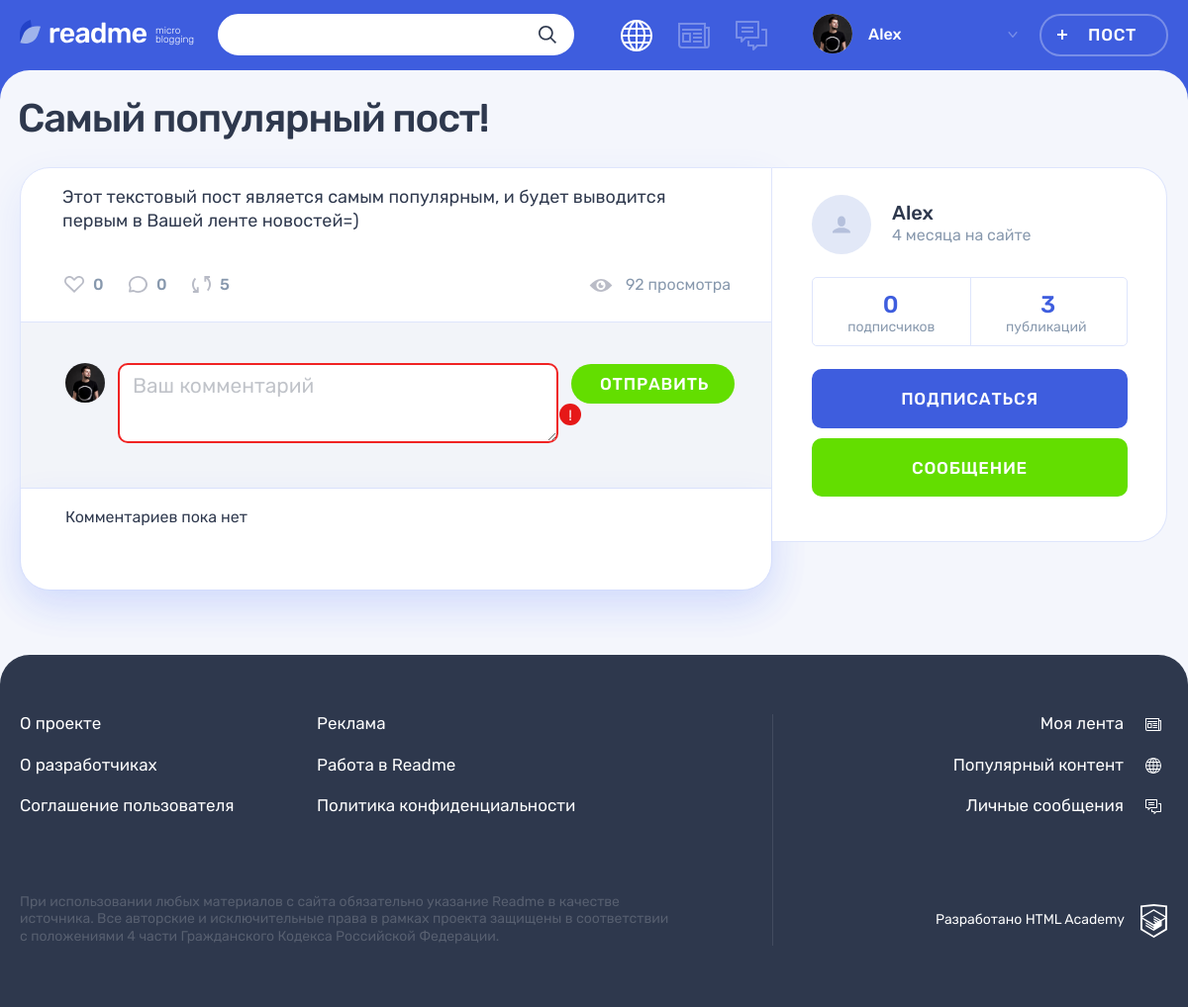
/post.php?id=6, run on the app's committed database.
### tables this page shows
CREATE TABLE posts (
  id INT AUTO_INCREMENT PRIMARY KEY,
  date_create DATETIME NOT NULL,
  title VARCHAR(128) NOT NULL,
  text_content TEXT,
  quote_author TINYTEXT,
  image_url TINYTEXT,
  video_url TINYTEXT,
  link TINYTEXT,
  view_number INT DEFAULT 0,
  user_id INT,
  type_id INT,
  FOREIGN KEY (user_id) REFERENCES users (id),
  FOREIGN KEY (type_id) REFERENCES type_contents (id)
);

CREATE TABLE users (
  id INT AUTO_INCREMENT PRIMARY KEY,
  date_registration DATETIME NOT NULL,
  email CHAR(128) NOT NULL UNIQUE,
  login CHAR(128) NOT NULL UNIQUE,
  password CHAR(128) NOT NULL,
  avatar_url TINYTEXT
);

### templates/post-details.php (the view, shortened to what the rows shown need)
<main class="page__main page__main--publication">
    <div class="container">
        <h1 class="page__title page__title--publication"><?= $info['title']; ?></h1>
        <section class="post-details">
            <div class="post-details__wrapper post-<?= $info['post_type']; ?>">
                <div class="post-details__main-block post post--details">
                    <?php if (isset($post)) : ?>
                        <?=$post; ?>
                    <?php endif; ?>
                </div>
                <div class="post-details__user user">
                    <div class="post-details__user-info user__info">
                        <div class="post-details__name-wrapper user__name-wrapper">
                            <a class="post-details__name user__name" href="#">
                                <span><?=$info['login'];?></span>
                            </a>
                        </div>
                    </div>
                </div>
            </div>
        </section>
    </div>
</main>

### templates/text.php
<div class="post__main">
    <?php if (isset($post['short_text'])) :?>
        <p><?=$post['short_text']; ?></p>
        <a class="post-text__more-link" href="#">Читать далее</a>
    <?php else : ?>
        <p><?=$post['text_content']; ?></p>
    <?php endif?>
</div>

### templates/layout.php (shortened to what the rows shown need)
<!DOCTYPE html>
<html lang="ru">
<head>
    <link rel="stylesheet" href="css/main.css">
</head>
<body class="page">
<header class="header">
    <div class="header__wrapper container">
        <div class="header__nav-wrapper">
            <?php if ($is_auth === 1):?>
                <nav class="header__nav">
                    <ul class="header__my-nav">
                        <li class="header__my-page header__my-page--popular">
                            <a class="header__page-link header__page-link--active" title="Популярный контент">
                            </a>
                        </li>
                        <li class="header__my-page header__my-page--feed">
                            <a class="header__page-link" href="feed.html" title="Моя лента">
                            </a>
                        </li>
                        <li class="header__my-page header__my-page--messages">
                            <a class="header__page-link" href="messages.html" title="Личные сообщения">
                            </a>
                        </li>
                    </ul>
                    <ul class="header__user-nav">
                        <li class="header__profile">
                            <a class="header__profile-link" href="#">
                                <div class="header__avatar-wrapper">
                                    <img class="header__profile-avatar" src="img/userpic-medium.jpg" alt="Аватар профиля">
                                </div>
                                <div class="header__profile-name">
                                    <span>
                                        <?=$user_name;?>
                                    </span>
                                    <svg class="header__link-arrow" width="10" height="6">
                                        <use xlink:href="#icon-arrow-right-ad"></use>
                                    </svg>
                                </div>
                            </a>
                        </li>
                        <li>
                            <a class="header__post-button button button--transparent" href="adding-post.html">Пост</a>
                        </li>
                    </ul>
                </nav>
            <?php endif;?>
        </div>
    </div>
</header>
    <?=$content;?>
</body>
</html>

### data on the page
posts: user.login "Alex", title "Самый популярный пост!", text_content "Этот текстовый пост является самым популярным, и будет выводится первым в Вашей ленте новостей=)"

### other printed values
$likes_count "0"
$comments_count "0"
$info['view_number'] "92 просмотра"
$info['duration_on_site'] "4 месяца на сайте"
$info['subscribers_count'] "0"
$info['publications_count'] "3"
